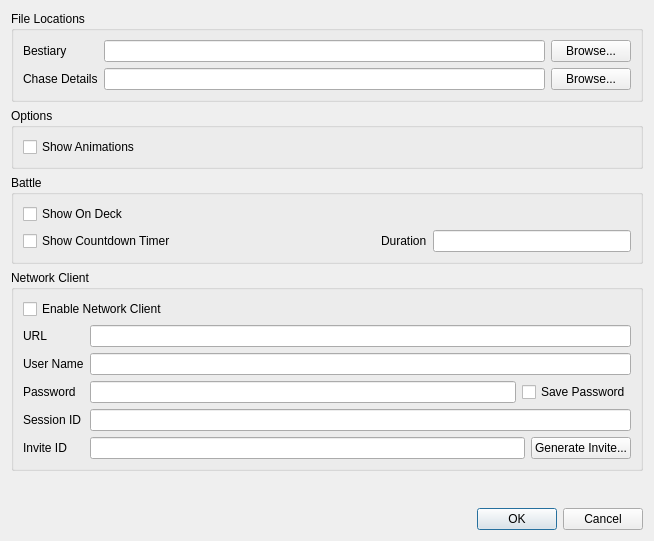
<?xml version="1.0" encoding="UTF-8"?>
<ui version="4.0">
 <class>OptionsDialog</class>
 <widget class="QDialog" name="OptionsDialog">
  <property name="geometry">
   <rect>
    <x>0</x>
    <y>0</y>
    <width>654</width>
    <height>541</height>
   </rect>
  </property>
  <property name="windowTitle">
   <string>Dialog</string>
  </property>
  <property name="styleSheet">
   <string notr="true">background-image: url(:/img/data/parchment.jpg);</string>
  </property>
  <layout class="QVBoxLayout" name="verticalLayout_6">
   <item>
    <widget class="QGroupBox" name="groupBox">
     <property name="title">
      <string>File Locations</string>
     </property>
     <layout class="QGridLayout" name="gridLayout">
      <item row="0" column="0">
       <widget class="QLabel" name="label">
        <property name="text">
         <string>Bestiary</string>
        </property>
       </widget>
      </item>
      <item row="0" column="1">
       <widget class="QLineEdit" name="edtBestiary"/>
      </item>
      <item row="0" column="2">
       <widget class="QPushButton" name="btnBestiary">
        <property name="text">
         <string>Browse...</string>
        </property>
       </widget>
      </item>
      <item row="1" column="0">
       <widget class="QLabel" name="label_2">
        <property name="text">
         <string>Chase Details</string>
        </property>
       </widget>
      </item>
      <item row="1" column="1">
       <widget class="QLineEdit" name="edtChase"/>
      </item>
      <item row="1" column="2">
       <widget class="QPushButton" name="btnChase">
        <property name="text">
         <string>Browse...</string>
        </property>
       </widget>
      </item>
     </layout>
    </widget>
   </item>
   <item>
    <widget class="QGroupBox" name="groupBox_2">
     <property name="title">
      <string>Options</string>
     </property>
     <layout class="QVBoxLayout" name="verticalLayout">
      <item>
       <widget class="QCheckBox" name="chkShowAnimations">
        <property name="text">
         <string>Show Animations</string>
        </property>
       </widget>
      </item>
     </layout>
    </widget>
   </item>
   <item>
    <widget class="QGroupBox" name="groupBox_3">
     <property name="title">
      <string>Battle</string>
     </property>
     <layout class="QVBoxLayout" name="verticalLayout_2">
      <item>
       <widget class="QCheckBox" name="chkShowOnDeck">
        <property name="text">
         <string>Show On Deck</string>
        </property>
       </widget>
      </item>
      <item>
       <layout class="QHBoxLayout" name="horizontalLayout">
        <item>
         <widget class="QCheckBox" name="chkShowCountdown">
          <property name="text">
           <string>Show Countdown Timer</string>
          </property>
         </widget>
        </item>
        <item>
         <spacer name="horizontalSpacer">
          <property name="orientation">
           <enum>Qt::Horizontal</enum>
          </property>
          <property name="sizeHint" stdset="0">
           <size>
            <width>40</width>
            <height>20</height>
           </size>
          </property>
         </spacer>
        </item>
        <item>
         <widget class="QLabel" name="label_3">
          <property name="text">
           <string>Duration</string>
          </property>
         </widget>
        </item>
        <item>
         <widget class="QLineEdit" name="edtCountdownDuration"/>
        </item>
       </layout>
      </item>
     </layout>
    </widget>
   </item>
   <item>
    <widget class="QGroupBox" name="groupBox_4">
     <property name="title">
      <string>Network Client</string>
     </property>
     <layout class="QVBoxLayout" name="verticalLayout_5">
      <item>
       <widget class="QCheckBox" name="chkEnableNetworkClient">
        <property name="text">
         <string>Enable Network Client</string>
        </property>
       </widget>
      </item>
      <item>
       <layout class="QHBoxLayout" name="horizontalLayout_4">
        <item>
         <layout class="QVBoxLayout" name="verticalLayout_4">
          <item>
           <widget class="QLabel" name="lblURL">
            <property name="text">
             <string>URL</string>
            </property>
           </widget>
          </item>
          <item>
           <widget class="QLabel" name="lblUsername">
            <property name="text">
             <string>User Name</string>
            </property>
           </widget>
          </item>
          <item>
           <widget class="QLabel" name="lblPassword">
            <property name="text">
             <string>Password</string>
            </property>
           </widget>
          </item>
          <item>
           <widget class="QLabel" name="lblSessionID">
            <property name="text">
             <string>Session ID</string>
            </property>
           </widget>
          </item>
          <item>
           <widget class="QLabel" name="lblInviteID">
            <property name="text">
             <string>Invite ID</string>
            </property>
           </widget>
          </item>
         </layout>
        </item>
        <item>
         <layout class="QVBoxLayout" name="verticalLayout_3">
          <item>
           <widget class="QLineEdit" name="edtURL"/>
          </item>
          <item>
           <widget class="QLineEdit" name="edtUserName"/>
          </item>
          <item>
           <layout class="QHBoxLayout" name="horizontalLayout_3">
            <item>
             <widget class="QLineEdit" name="edtPassword">
              <property name="echoMode">
               <enum>QLineEdit::Password</enum>
              </property>
             </widget>
            </item>
            <item>
             <widget class="QCheckBox" name="chkSavePassword">
              <property name="text">
               <string>Save Password</string>
              </property>
             </widget>
            </item>
           </layout>
          </item>
          <item>
           <widget class="QLineEdit" name="edtSessionID"/>
          </item>
          <item>
           <layout class="QHBoxLayout" name="horizontalLayout_2">
            <item>
             <widget class="QLineEdit" name="edtInviteID">
              <property name="readOnly">
               <bool>true</bool>
              </property>
             </widget>
            </item>
            <item>
             <widget class="QPushButton" name="btnGenerateInvite">
              <property name="text">
               <string>Generate Invite...</string>
              </property>
             </widget>
            </item>
           </layout>
          </item>
         </layout>
        </item>
       </layout>
      </item>
     </layout>
    </widget>
   </item>
   <item>
    <spacer name="verticalSpacer">
     <property name="orientation">
      <enum>Qt::Vertical</enum>
     </property>
     <property name="sizeHint" stdset="0">
      <size>
       <width>20</width>
       <height>11</height>
      </size>
     </property>
    </spacer>
   </item>
   <item>
    <widget class="QDialogButtonBox" name="buttonBox">
     <property name="orientation">
      <enum>Qt::Horizontal</enum>
     </property>
     <property name="standardButtons">
      <set>QDialogButtonBox::Cancel|QDialogButtonBox::Ok</set>
     </property>
    </widget>
   </item>
  </layout>
 </widget>
 <resources/>
 <connections>
  <connection>
   <sender>buttonBox</sender>
   <signal>accepted()</signal>
   <receiver>OptionsDialog</receiver>
   <slot>accept()</slot>
   <hints>
    <hint type="sourcelabel">
     <x>248</x>
     <y>254</y>
    </hint>
    <hint type="destinationlabel">
     <x>157</x>
     <y>274</y>
    </hint>
   </hints>
  </connection>
  <connection>
   <sender>buttonBox</sender>
   <signal>rejected()</signal>
   <receiver>OptionsDialog</receiver>
   <slot>reject()</slot>
   <hints>
    <hint type="sourcelabel">
     <x>316</x>
     <y>260</y>
    </hint>
    <hint type="destinationlabel">
     <x>286</x>
     <y>274</y>
    </hint>
   </hints>
  </connection>
 </connections>
</ui>
